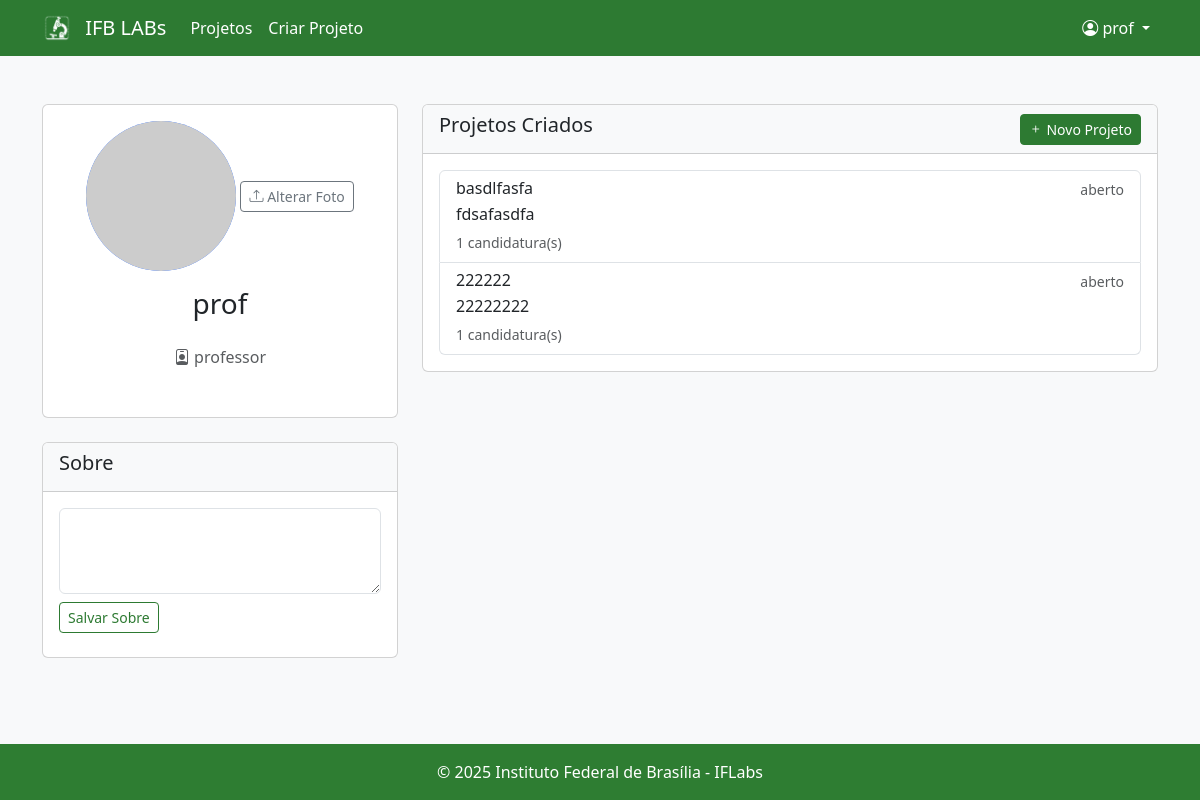
/perfil (signed in), run on the app's committed database.
### src/models.py (models this page shows, shortened)
class Professor(UserMixin, db.Model):
    __tablename__ = 'professor'
    matricula = db.Column(db.String(20), primary_key=True)
    nome = db.Column(db.String(100), nullable=False)
    email = db.Column(db.String(120), unique=True, nullable=False)
    senha = db.Column(db.String(128), nullable=False)
    sobre = db.Column(db.Text, nullable=True)
    foto_perfil = db.Column(db.String(255), nullable=True)  # Caminho da foto
    aprovado = db.Column(db.Boolean, default=False)  # Novo campo para aprovação
    projetos = db.relationship('Projeto', backref='autor', lazy=True)

class Projeto(db.Model):
    __tablename__ = 'projeto'
    id = db.Column(db.Integer, primary_key=True)
    titulo = db.Column(db.String(255), nullable=False)
    status = db.Column(db.String(50), nullable=False, default='aberto')
    descricao = db.Column(db.String(2000), nullable=False)
    requisitos = db.Column(db.String(1000), nullable=True)
    tipo_vaga = db.Column(db.String(50), nullable=True)
    area_conhecimento = db.Column(db.String(100), nullable=True)
    user_id = db.Column(db.String(20), db.ForeignKey('professor.matricula'), nullable=False)
    data_criacao = db.Column(db.DateTime, default=db.func.now())
    membros = db.relationship('MembroProjeto', backref='projeto', lazy=True)

### main.py (the view)
@app.route('/perfil')
@login_required
def perfil():
    matricula = request.args.get('matricula')
    user = None
    if matricula:
        user = Aluno.query.options(joinedload(getattr(Aluno, 'membros_projeto'))).filter_by(matricula=matricula).first()
        if not user:
            user = Professor.query.options(joinedload(getattr(Professor, 'projetos'))).filter_by(matricula=matricula).first()
    if not user:
        if current_user.is_authenticated and hasattr(current_user, 'membros_projeto'):
            user = Aluno.query.options(joinedload(getattr(Aluno, 'membros_projeto'))).filter_by(matricula=current_user.matricula).first()
        elif current_user.is_authenticated and hasattr(current_user, 'projetos'):
            user = Professor.query.options(joinedload(getattr(Professor, 'projetos'))).filter_by(matricula=current_user.matricula).first()
        else:
            user = current_user
    if hasattr(user, 'tipo') and user.tipo == 'admin':
        setattr(user, 'nome', 'ADMIN')
        setattr(user, 'sobre', 'Perfil Administrador')
    return render_template('usuarios/perfil.html', user=user)

### main.py (called while the page is built, shortened)
@login_manager.user_loader
def load_user(user_id):
    user = Aluno.query.filter_by(matricula=user_id).first()
    if user:
        user.tipo = 'aluno'
        return user
    user = Professor.query.filter_by(matricula=user_id).first()
    if user:
        user.tipo = 'professor'
        return user

### templates/usuarios/perfil.html (shortened to what this page needs)
<!DOCTYPE html>
<html lang="pt-br">
<head>
<link href="https://cdn.jsdelivr.net/npm/bootstrap@5.3.2/dist/css/bootstrap.min.css" rel="stylesheet" />
<link href="https://cdn.jsdelivr.net/npm/bootstrap-icons@1.10.5/font/bootstrap-icons.css" rel="stylesheet" />
</head>
<body class="bg-light d-flex flex-column min-vh-100">
<nav class="navbar navbar-expand-lg navbar-dark" style="background-color: #2E7D32;">
  <div class="container">
    <a class="navbar-brand" href="{{ url_for('index') }}">
        <img src="{{ url_for('static', filename='images/iflab_logo.png') }}" alt="IFB" height="30" class="d-inline-block align-top me-2">
        IFB LABs
    </a>
    <div class="collapse navbar-collapse" id="navbarNav">
        <ul class="navbar-nav me-auto">
            <li class="nav-item">
                <a class="nav-link" href="{{ url_for('listar_projetos') }}">Projetos</a>
            </li>
            {% if current_user.is_authenticated and current_user.tipo == 'professor' %}
            <li class="nav-item">
                <a class="nav-link" href="{{ url_for('criar_projeto') }}">Criar Projeto</a>
            </li>
            {% endif %}
        </ul>
        <ul class="navbar-nav">
            {% if current_user.is_authenticated %}
            <li class="nav-item dropdown">
                <a class="nav-link dropdown-toggle" href="#" id="navbarDropdown" role="button" data-bs-toggle="dropdown">
                    <i class="bi bi-person-circle"></i> {{ current_user.nome }}
                </a>
            </li>
            {% endif %}
        </ul>
    </div>
  </div>
</nav>
<div class="container py-5 flex-grow-1">
  <div class="row">
    <div class="col-md-4">
      <div class="card mb-4 text-center">
        <div class="card-body">
          <form id="fotoForm" method="POST" action="/perfil/alterar_foto" enctype="multipart/form-data">
            {% if user.foto_perfil %}
              <img id="avatarImg" src="{{ url_for('static', filename='uploads/' ~ user.foto_perfil) }}" alt="Avatar" class="rounded-circle mb-3" width="150" height="150" />
            {% else %}
              <img id="avatarImg" src="https://ui-avatars.com/api/?name={{ user.nome|replace(' ', '+') }}&background=0D6EFD&color=fff&size=150" alt="Avatar" class="rounded-circle mb-3" width="150" height="150" />
            {% endif %}
            <button type="button" id="uploadAvatar" class="btn btn-outline-secondary btn-sm mb-3" {% if user.tipo == 'admin' %}disabled title="Perfil de administrador não editável"{% endif %}>
              <i class="bi bi-upload"></i> Alterar Foto
            </button>
          </form>
          <form id="nomeForm" method="POST" action="/perfil/editar_nome" class="mb-2">
            <div class="d-flex justify-content-center align-items-center gap-2">
              <h3 id="userNameDisplay" class="d-inline">{{ 'ADMIN' if user.tipo == 'admin' else user.nome }}</h3>
            </div>
          </form>
          <p class="text-muted mt-3">
            <i class="bi bi-person-badge"></i> <span id="display_tipo">{{ user.tipo }}</span><br />
          </p>
        </div>
      </div>
      <div class="card mb-4">
        <div class="card-header bg-light">
          <h5>Sobre</h5>
        </div>
        <div class="card-body">
          <form id="sobreForm" method="POST" action="/perfil/editar" class="mb-2">
            <textarea name="sobre" id="sobreInput" class="form-control mb-2" rows="3" {% if user.tipo == 'admin' %}readonly{% endif %}>{{ 'Perfil Administrador' if user.tipo == 'admin' else (user.sobre if user.sobre else "") }}</textarea>
            <button type="submit" class="btn btn-outline-primary btn-sm" {% if user.tipo == 'admin' %}disabled{% endif %}>Salvar Sobre</button>
          </form>
        </div>
      </div>
    </div>
    <div class="col-md-8">
      {% if user.tipo == 'professor' %}
        <div class="card mb-4">
          <div class="card-header bg-light d-flex justify-content-between align-items-center">
            <h5>Projetos Criados</h5>
            <a href="/projetos/criar" class="btn btn-sm btn-primary" id="newProjectBtn">
              <i class="bi bi-plus"></i> Novo Projeto
            </a>
          </div>
          <div class="card-body">
            <div class="list-group" id="projectList">
              {% for projeto in user.projetos %}
              <a href="/projetos/{{ projeto.id }}" class="list-group-item list-group-item-action">
                <div class="d-flex w-100 justify-content-between">
                  <h6 class="mb-1">{{ projeto.titulo }}</h6>
                  <small class="text-muted">{{ projeto.status }}</small>
                </div>
                <p class="mb-1">{{ projeto.descricao[:100] }}{% if projeto.descricao|length > 100 %}...{% endif %}</p>
                <small class="text-muted">{{ projeto.membros|length }} candidatura(s)</small>
              </a>
              {% else %}
              <div class="text-muted">Nenhum projeto criado.</div>
              {% endfor %}
            </div>
          </div>
        </div>
      {% endif %}
    </div>
  </div>
</div>
    <footer class="mt-auto py-3" style="background-color: #2E7D32;">
        <div class="container text-center text-white">
            © 2025 Instituto Federal de Brasília - IFLabs
        </div>
    </footer>
</body>
</html>

### templates/usuarios/perfil.html (style rules this page uses)
:root { --bs-primary: #2d7a32 !important; --bs-primary-rgb: 45, 122, 50 !important; --bs-link-color: #2d7a32 !important; --bs-link-hover-color: #215b25 !important; }
.bg-primary, .navbar, .card-header.bg-primary { background-color: #2d7a32 !important; }
.navbar-brand, .navbar-nav .nav-link, .text-white, .btn-primary, .card-header.bg-primary { color: #fff !important; }
.btn-primary { background-color: #2d7a32 !important; border-color: #2d7a32 !important; }
.btn-outline-primary { color: #2d7a32 !important; border-color: #2d7a32 !important; }
img[src*="ui-avatars.com"] { background-color: #2d7a32 !important; }
img[src*="ui-avatars.com"][src*="background=0D6EFD"] { filter: hue-rotate(110deg) saturate(2.5); }

### data on the page
Professor: nome "prof"
Projeto: titulo "basdlfasfa", status "aberto", descricao "fdsafasdfa", membros|length "1"
Projeto: titulo "222222", status "aberto", descricao "22222222", membros|length "1"

### other printed values
{{ user.tipo }} "professor"
